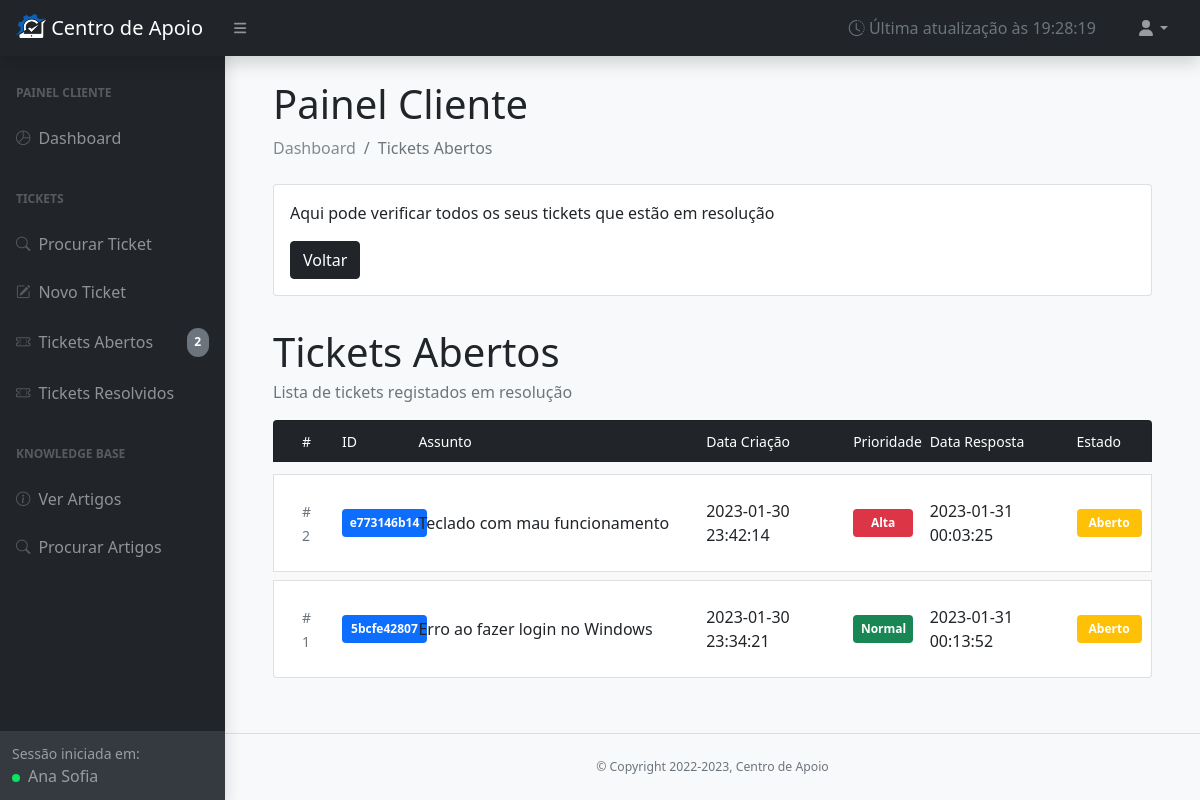
The app's page /root_live/user-panel/tickets-abertos.php (signed in) with its own data.
### tables this page shows
CREATE TABLE `tickets` (
  `id` int(11) NOT NULL,
  `ticket_id` varchar(255) NOT NULL,
  `user_id` tinyint(4) NOT NULL,
  `status` int(11) NOT NULL DEFAULT 0,
  `prioridade` int(11) NOT NULL DEFAULT 0,
  `nome` varchar(255) NOT NULL,
  `telefone` varchar(255) NOT NULL,
  `email` varchar(255) NOT NULL,
  `nome_empresa` varchar(255) NOT NULL,
  `dep_empresa` varchar(255) NOT NULL,
  `categoria` int(255) NOT NULL,
  `assunto` varchar(255) NOT NULL,
  `message` text NOT NULL,
  `date` timestamp NOT NULL DEFAULT current_timestamp(),
  `date_reply` timestamp NOT NULL DEFAULT '0000-00-00 00:00:00'
);

### root_live/user-panel/tickets-abertos.php (the view, shortened to what this page needs)
<?php
include('../components/page-head.php');
?>
<?php
$estado_0 = "Novo";
$estado_1 = "Aberto";
$estado_2 = "Fechado";
$prioridade_0 = "Normal";
$prioridade_1 = "Alta";
$userid = $_SESSION['id'];
$db = new DB();
$dbconn = $db->conn;
$latest = [];
$sql = "SELECT * FROM tickets WHERE user_id='$userid' AND status!=2 ORDER BY prioridade DESC, date DESC";
$recodes = mysqli_query($dbconn, $sql);
if ($recodes->num_rows > 0) {
    while ($row = $recodes->fetch_assoc()) {
        $latest[] = $row;
    }
}
?>
<body class="sb-nav-fixed">
    <?php include('../global-panel/components/topnav-painel.php'); ?>
    <div id="layoutSidenav">
        <?php include('../global-panel/components/sidebar-painel.php'); ?>
        <div id="layoutSidenav_content" class="bg-light">
            <main>
                <div class="container-fluid px-5">
                    <h1 class="mt-4">Painel Cliente</h1>
                    <ol class="breadcrumb mb-4">
                        <li class="breadcrumb-item"><a href="../user-panel/painel-cliente.php">Dashboard</a></li>
                        <li class="breadcrumb-item active">Tickets Abertos</li>
                    </ol>
                    <div class="row">
                        <div class="col-xl-12">
                            <div class="card mb-4">
                                <div class="card-body">
                                    <p>Aqui pode verificar todos os seus tickets que estão em resolução</p>
                                    <a href="../user-panel/painel-cliente.php" class="btn btn-dark">Voltar</a>
                                </div>
                            </div>
                        </div>
                    </div>
                    <h1 class="mt-2 mb-1">Tickets Abertos</h1>
                    <div class="text-muted">
                        Lista de tickets registados em resolução
                    </div>
                    <div class="bg-light my-3">
                        <ul class="list-group">
                            <div class="d-none d-lg-block list-group-item bg-dark text-white mb-2">
                                <div class="container-fluid">
                                    <div class="row justify-content-between">
                                        <div class="col-lg-1 col-sm-12" style="width:4% !important;">
                                            <small>#</small>
                                        </div>
                                        <div class="col-lg-1 col-sm-12">
                                            <small>ID</small>
                                        </div>
                                        <div class="col-lg-4 col-sm-12">
                                            <small>Assunto</small>
                                        </div>
                                        <div class="col-lg-2 col-sm-12">
                                            <small>Data Criação</small>
                                        </div>
                                        <div class="col-lg-1 col-sm-12">
                                            <small>Prioridade</small>
                                        </div>
                                        <div class="col-lg-2 col-sm-12">
                                            <small>Data Resposta</small>
                                        </div>
                                        <div class="col-lg-1 col-sm-12">
                                            <small>Estado</small>
                                        </div>
                                    </div>
                                </div>
                            </div>
                            <?php if (count($latest) > 0) {
                                $contador = count($latest);
                                foreach ($latest as $k => $v) {
                                    echo '
                                    <a href="../user-panel/ticket.php?id=' . $v['id'] . '" class="list-group-item list-group-item-action my-1" aria-current="true">
                                        <div class="container-fluid">
                                            <div class="row d-flex justify-content-between align-items-center py-3">
                                                <div class="col-lg-1 col-sm-12" style="width:4% !important;">
                                                    <span class="text-muted"><small># ' . ($contador > 0 ? $contador-- : $contador = 0) . '</small></span>
                                                </div>
                                                <div class="col-lg-1 col-sm-12">
                                                    <span style="width: 85px;" class="badge bg-primary">' . $v['ticket_id'] . '</span>
                                                </div>
                                                <div class="col-lg-4 col-sm-12">
                                                    <span>' . $v['assunto'] . '</span>
                                                </div>
                                                <div class="col-lg-2 col-sm-12">
                                                    <span>' . $v['date'] . '</span>
                                                </div>
                                                <div class="col-lg-1 col-sm-12">
                                                    <span style="width: 60px;" class="badge ' . (($v['prioridade'] == 0) ? "bg-success" : "bg-danger") . '">' . (($v['prioridade'] == 0) ? $prioridade_0 : $prioridade_1) . '</span>
                                                </div>
                                                <div class="col-lg-2 col-sm-12">
                                                    <span>' . (($v['date_reply'] == '0000-00-00 00:00:00') ? '-' : $v['date_reply']) . '</span>
                                                </div>
                                                <div class="col-lg-1 col-sm-12">
                                                    <span style="width: 65px;" class="badge ' . (($v['status'] == 0) ? "bg-info" : (($v['status'] == 1) ? "bg-warning" : "bg-dark")) . '">' . (($v['status'] == 0) ? $estado_0 : (($v['status'] == 1) ? $estado_1 : $estado_2)) . '</span>
                                                </div>
                                            </div>
                                        </div>
                                    </a>
                                ';
                                }
                            } else {
                                echo '<div class="alert alert-info">Não tem tickets novos ou em resolução registados</div>';
                            } ?>
                        </ul>
                    </div>
                </div>
            </main>
            <?php include('../components/panels/footer-panel.php'); ?>
        </div>
    </div>
</body>
</html>

### root_live/assets/css/app.css (style rules this page uses)
.breadcrumb { text-decoration: none; }
.breadcrumb-item > a { color: #828a91; text-decoration: none; }

### records on screen
tickets: ticket "e773146b14", assunto "Teclado com mau funcionamento", date "2023-01-30 23:42:14", date_reply "2023-01-31 00:03:25"
tickets: ticket "5bcfe42807", assunto "Erro ao fazer login no Windows", date "2023-01-30 23:34:21", date_reply "2023-01-31 00:13:52"

### other values on screen
$count_tickets_abertos "2"
$_SESSION['nome'] "Ana"
$_SESSION['apelido'] "Sofia"
